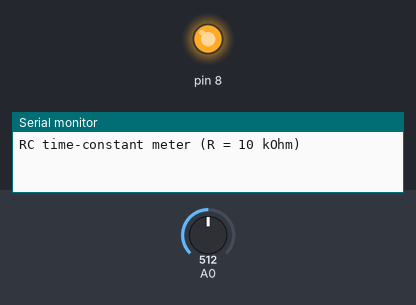
Simulated run of this sketch. Board: Arduino Uno, built with avr-gcc and run on an emulated ATmega328P. On the bench: output pins drawn as LEDs (lit = HIGH), the last lines printed to the serial monitor. The inputs (shaded band) are chosen by the test bench; at power-on: A0 = 512.

Above: at 1.4 s.
1.5 s: A0 set to 628
3.0 s: A0 set to 665
At 3.4 s:
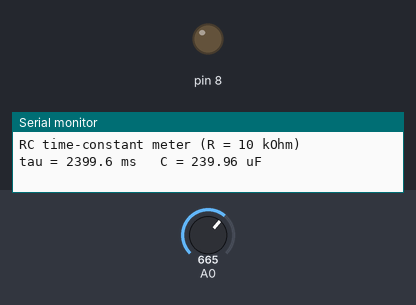
6.0 s: A0 set to 637
At 6.7 s:
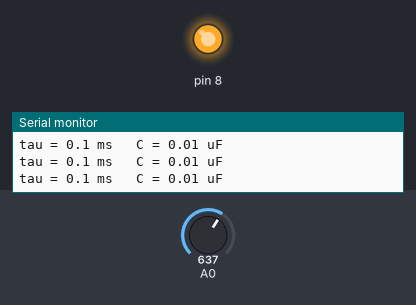
7.5 s: A0 set to 657
At 7.9 s:
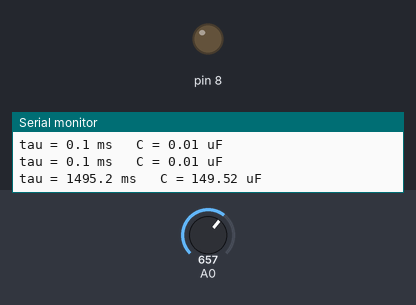
Timing chart, 0 to 10.5 s (numbered marks = the images above; inputs shaded):
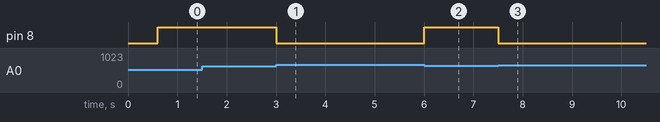

The sketch:

rc_timer.ino
```cpp
// RC time-constant meter: charge a capacitor through R = 10 kOhm from pin 8 and time how long
// A0 takes to reach 63.2 % of 5 V (one time constant), then C = tau / R.
// Co-simulation: D8 -> R -> C -> GND, with A0 on the capacitor.
const float R = 10000.0;

void setup() {
  Serial.begin(9600);
  pinMode(8, OUTPUT);
  Serial.println("RC time-constant meter (R = 10 kOhm)");
}

void loop() {
  digitalWrite(8, LOW);
  delay(600);                         // discharge for more than 5 time constants
  unsigned long start = micros();
  digitalWrite(8, HIGH);
  while (analogRead(A0) < 647) { }    // 0.632 x 1023
  unsigned long tau = micros() - start;
  Serial.print("tau = ");
  Serial.print(tau / 1000.0, 1);
  Serial.print(" ms   C = ");
  Serial.print(tau / R, 2);
  Serial.println(" uF");
}
```

Measured:
- the behaviour switches between 646 and 647 on A0 (found by bisection; images 0 and 1)
- after the input at 1.5 s, every drawn part: stays the same
- after the input at 3.0 s, pin 8: HIGH → LOW at once
- after the input at 6.0 s, pin 8: LOW → HIGH at once
- after the input at 7.5 s, pin 8: HIGH → LOW at once
